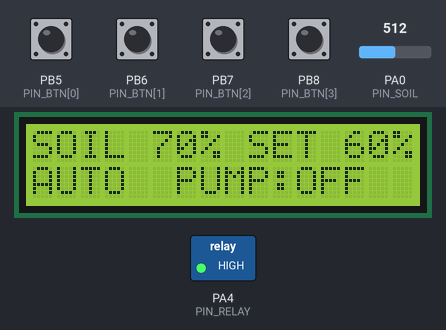
Simulated run of this sketch. Board: STM32 Blue Pill. Shown: 16×2 character LCD, switched loads named in the sketch (green lamp = pin HIGH). The test bench sets the inputs (shaded band); at power-on: PB5 (PIN_BTN[0]), PB6 (PIN_BTN[1]), PB7 (PIN_BTN[2]), PB8 (PIN_BTN[3]) HIGH, PA0 (PIN_SOIL) = 512 (analog values on the 0–1023 scale). What the sketch prints to the serial monitor is not drawn.

Above: at 2.0 s.
2.1 s: PA0 (PIN_SOIL) set to 536
At 3.5 s:
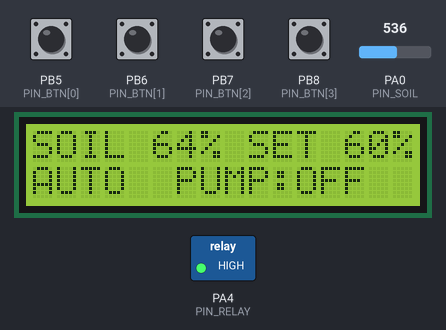
4.5 s: PA0 (PIN_SOIL) set to 561
At 6.2 s:
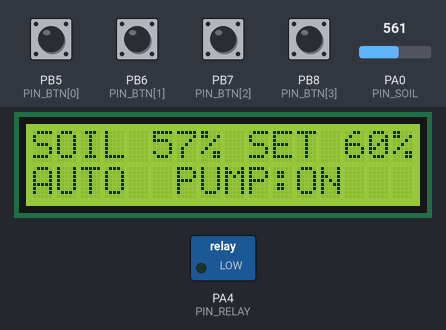
6.5 s: PB5 (PIN_BTN[0]) pulled LOW for 0.15 s
At 7.4 s:
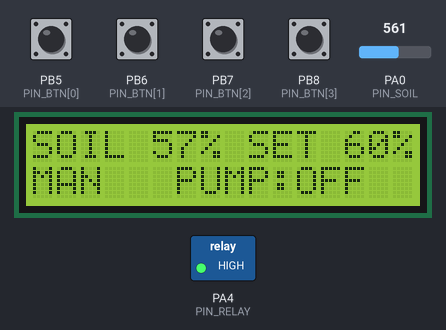
8.1 s: PB8 (PIN_BTN[3]) pulled LOW for 0.15 s
At 8.6 s:
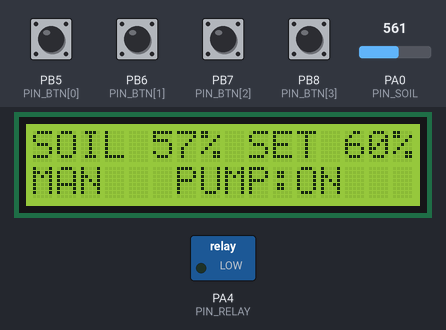
9.7 s: PB6 (PIN_BTN[1]) pulled LOW for 0.15 s
At 11.0 s:
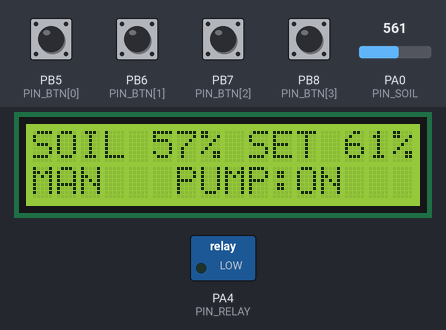
11.3 s: PB5 (PIN_BTN[0]) pulled LOW for 1 s
At 12.2 s:
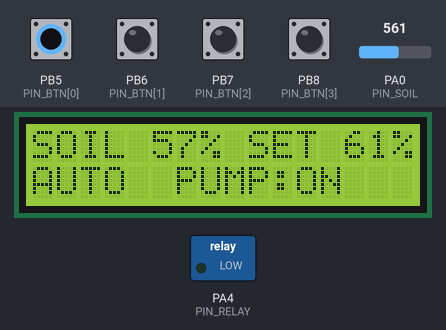
Timing chart, 0 to 14.3 s (numbered marks = the images above; inputs shaded):
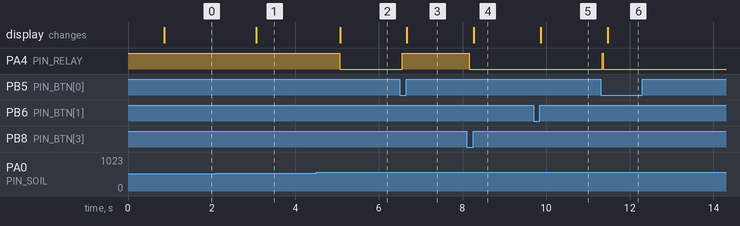

The sketch:

sketch_mokxi.ino
```cpp
/*
 * Smart Irrigation System - STM32F103C8 Blue Pill (Arduino STM32 core)
 * Ban mo phong cho Wokwi / Mokxi. Gan chan giong schematic/PCB cua nhom.
 *
 *  PA0  : cam bien do am (bien tro trong mo phong)   - ADC1_IN0
 *  PA4  : relay IN (kich muc THAP: LOW = bom ON)
 *  PA2/PA3 : USART2 TX/RX, 115200 baud
 *  PB0 RS, PB1 E, PB10..PB13 D4..D7 : LCD 16x2 (4-bit)
 *  PB5 MODE, PB6 UP, PB7 DOWN, PB8 PUMP : nut nhan (pull-up noi, nhan = LOW)
 *
 * 5 "task" chay theo chu ky bang millis() (khong chan), cung chu ky voi
 * thiet ke FreeRTOS: SensorRead 1000ms, ButtonProcess 20ms, Control 100ms,
 * Display 200ms, UART_Tx 1000ms.
 */
#include <LiquidCrystal.h>

// ---------------- Chan ----------------
const uint32_t PIN_SOIL  = PA0;
const uint32_t PIN_RELAY = PA4;
const uint32_t PIN_BTN[4] = {PB5, PB6, PB7, PB8};
enum { BTN_MODE = 0, BTN_UP, BTN_DOWN, BTN_PUMP };

LiquidCrystal lcd(PB0, PB1, PB10, PB11, PB12, PB13);
#define uart2 Serial   // mach that: HardwareSerial tren PA3 (RX) / PA2 (TX)

// ---------------- Hieu chuan ADC ----------------
// Cam bien dien dung: KHO -> dien ap CAO, UOT -> dien ap THAP.
// Hieu chuan 2 hang so nay tren mach that.
const int ADC_DRY = 3164;  // ~2.55 V -> 0 %
const int ADC_WET = 1576;  // ~1.27 V -> 100 %

// ---------------- Du lieu dung chung ----------------
enum Mode { MODE_AUTO, MODE_MANUAL };
struct SystemData {
  int  soil;       // %
  int  setpoint;   // %
  Mode mode;
  bool pumpOn;
} sys = {0, 60, MODE_AUTO, false};

// ---------------- Relay ----------------
void pumpSet(bool on) {
  sys.pumpOn = on;
  digitalWrite(PIN_RELAY, on ? LOW : HIGH);   // active-low
}

// ---------------- Cam bien ----------------
int soilReadPercent() {
  long sum = 0;
  for (int i = 0; i < 8; i++) sum += analogRead(PIN_SOIL);
  int raw = sum / 8;
  long pct = (long)(raw - ADC_DRY) * 100 / (ADC_WET - ADC_DRY);
  if (pct < 0) pct = 0;
  if (pct > 100) pct = 100;
  return (int)pct;
}

// ---------------- Nut nhan (chong doi 3 lan quet) ----------------
uint8_t btnStable[4] = {HIGH, HIGH, HIGH, HIGH};
uint8_t btnCount[4]  = {0, 0, 0, 0};

// tra ve true dung 1 lan khi nut vua duoc nhan (HIGH -> LOW on dinh)
bool buttonPressed(int i) {
  uint8_t now = digitalRead(PIN_BTN[i]);
  if (now != btnStable[i]) {
    if (++btnCount[i] >= 3) {
      btnStable[i] = now;
      btnCount[i] = 0;
      return now == LOW;
    }
  } else {
    btnCount[i] = 0;
  }
  return false;
}

// ---------------- Cac "task" ----------------
void taskSensorRead() { sys.soil = soilReadPercent(); }

void taskButtonProcess() {
  if (buttonPressed(BTN_MODE)) {
    sys.mode = (sys.mode == MODE_AUTO) ? MODE_MANUAL : MODE_AUTO;
    pumpSet(false);                              // doi che do -> tat bom
  }
  if (buttonPressed(BTN_UP)   && sys.setpoint < 100) sys.setpoint++;
  if (buttonPressed(BTN_DOWN) && sys.setpoint > 0)   sys.setpoint--;
  if (buttonPressed(BTN_PUMP) && sys.mode == MODE_MANUAL) pumpSet(!sys.pumpOn);
}

void taskControl() {
  if (sys.mode == MODE_AUTO) {
    if (sys.soil < sys.setpoint)       pumpSet(true);
    else                               pumpSet(false);
  }
}

void taskDisplay() {
  char l1[17], l2[17];
  snprintf(l1, sizeof(l1), "SOIL%3d%% SET%3d%%", sys.soil, sys.setpoint);
  snprintf(l2, sizeof(l2), "%-4s  PUMP:%-3s ", sys.mode == MODE_AUTO ? "AUTO" : "MAN",
           sys.pumpOn ? "ON" : "OFF");
  lcd.setCursor(0, 0); lcd.print(l1);
  lcd.setCursor(0, 1); lcd.print(l2);
}

void taskUartTx() {
  char buf[64];
  snprintf(buf, sizeof(buf), "SOIL: %d%% | SET: %d%% | MODE: %s | PUMP: %s",
           sys.soil, sys.setpoint, sys.mode == MODE_AUTO ? "AUTO" : "MANUAL",
           sys.pumpOn ? "ON" : "OFF");
  uart2.println(buf);
}

// ---------------- Bo lap lich don gian ----------------
struct Task { void (*fn)(); uint32_t period; uint32_t last; };
Task tasks[] = {
  {taskSensorRead,    1000, 0},
  {taskButtonProcess,   20, 0},
  {taskControl,        100, 0},
  {taskDisplay,        200, 0},
  {taskUartTx,        1000, 0},
};

void setup() {
  pinMode(PIN_RELAY, OUTPUT);
  pumpSet(false);                                // bom tat khi khoi dong
  for (int i = 0; i < 4; i++) pinMode(PIN_BTN[i], INPUT_PULLUP);
  analogReadResolution(12);
  uart2.begin(115200);
  lcd.begin(16, 2);
  lcd.print("Smart Irrigation");
  delay(800);
  lcd.clear();
  taskSensorRead();
}

void loop() {
  uint32_t now = millis();
  for (auto &t : tasks) {
    if (now - t.last >= t.period) {
      t.last = now;
      t.fn();
    }
  }
}
```

Measured:
- the behaviour switches between 552 and 553 on PA0 (PIN_SOIL) (found by bisection; images 1 and 2)
- after the input at 2.1 s, the display: changes after 0.97 s (image 1)
- after the input at 4.5 s, PA4 (PIN_RELAY): HIGH → LOW after 0.57 s; the display: changes after 0.57 s (image 2)
- after the input at 6.5 s, PA4 (PIN_RELAY): LOW → HIGH after 0.05 s; the display: changes after 0.17 s (image 3)
- after the input at 8.1 s, PA4 (PIN_RELAY): HIGH → LOW after 0.06 s; the display: changes after 0.17 s (image 4)
- after the input at 9.7 s, the display: changes after 0.17 s (image 5)
- after the input at 11.3 s, PA4 (PIN_RELAY): LOW → HIGH at once, → LOW 0.02 s later; the display: changes after 0.17 s (image 6)
